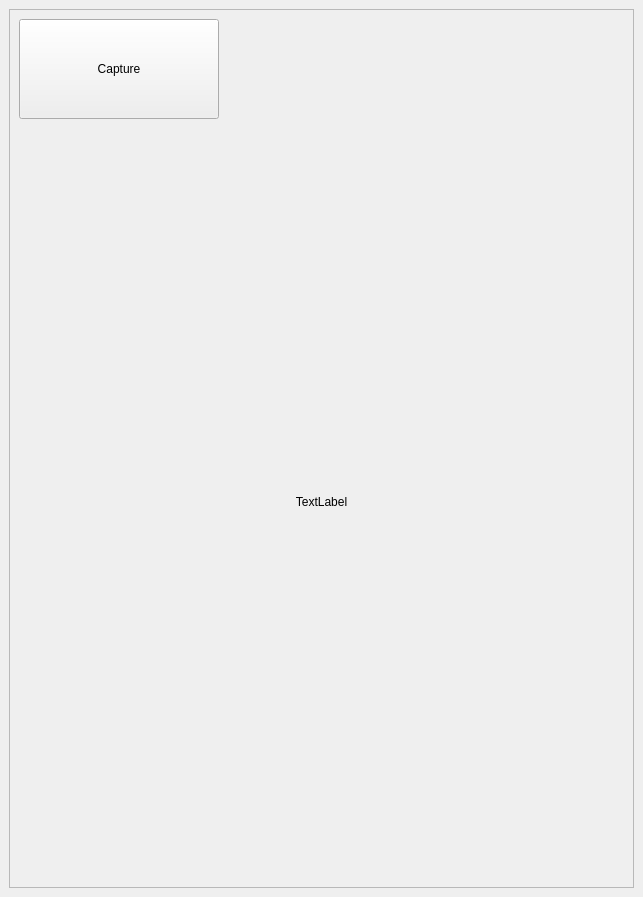
<?xml version="1.0" encoding="UTF-8"?>
<ui version="4.0">
 <class>MainWindow</class>
 <widget class="QMainWindow" name="MainWindow">
  <property name="geometry">
   <rect>
    <x>0</x>
    <y>0</y>
    <width>643</width>
    <height>897</height>
   </rect>
  </property>
  <property name="windowTitle">
   <string>MainWindow</string>
  </property>
  <widget class="QWidget" name="centralwidget">
   <layout class="QVBoxLayout" name="verticalLayout">
    <item>
     <widget class="QScrollArea" name="scrollArea">
      <property name="widgetResizable">
       <bool>true</bool>
      </property>
      <widget class="QWidget" name="scrollAreaWidgetContents">
       <property name="geometry">
        <rect>
         <x>0</x>
         <y>0</y>
         <width>623</width>
         <height>877</height>
        </rect>
       </property>
       <layout class="QVBoxLayout" name="verticalLayout_2">
        <item>
         <widget class="QPushButton" name="pushButton">
          <property name="minimumSize">
           <size>
            <width>200</width>
            <height>100</height>
           </size>
          </property>
          <property name="maximumSize">
           <size>
            <width>200</width>
            <height>100</height>
           </size>
          </property>
          <property name="text">
           <string>Capture</string>
          </property>
         </widget>
        </item>
        <item>
         <widget class="QLabel" name="label">
          <property name="text">
           <string>TextLabel</string>
          </property>
          <property name="alignment">
           <set>Qt::AlignCenter</set>
          </property>
         </widget>
        </item>
       </layout>
      </widget>
     </widget>
    </item>
   </layout>
  </widget>
  <action name="actionUpdate">
   <property name="text">
    <string>Update</string>
   </property>
  </action>
  <action name="actionOpen">
   <property name="text">
    <string>Open</string>
   </property>
  </action>
  <action name="actionSave">
   <property name="text">
    <string>Save</string>
   </property>
  </action>
  <action name="actionClose">
   <property name="text">
    <string>Close</string>
   </property>
  </action>
  <action name="actionRun_Script">
   <property name="text">
    <string>Run Script</string>
   </property>
  </action>
  <action name="actionUpdate_Image_Scripter_2">
   <property name="text">
    <string>Update Image Scripter 2</string>
   </property>
  </action>
  <action name="actionSave_As">
   <property name="text">
    <string>Save As</string>
   </property>
  </action>
 </widget>
 <resources/>
 <connections/>
</ui>
